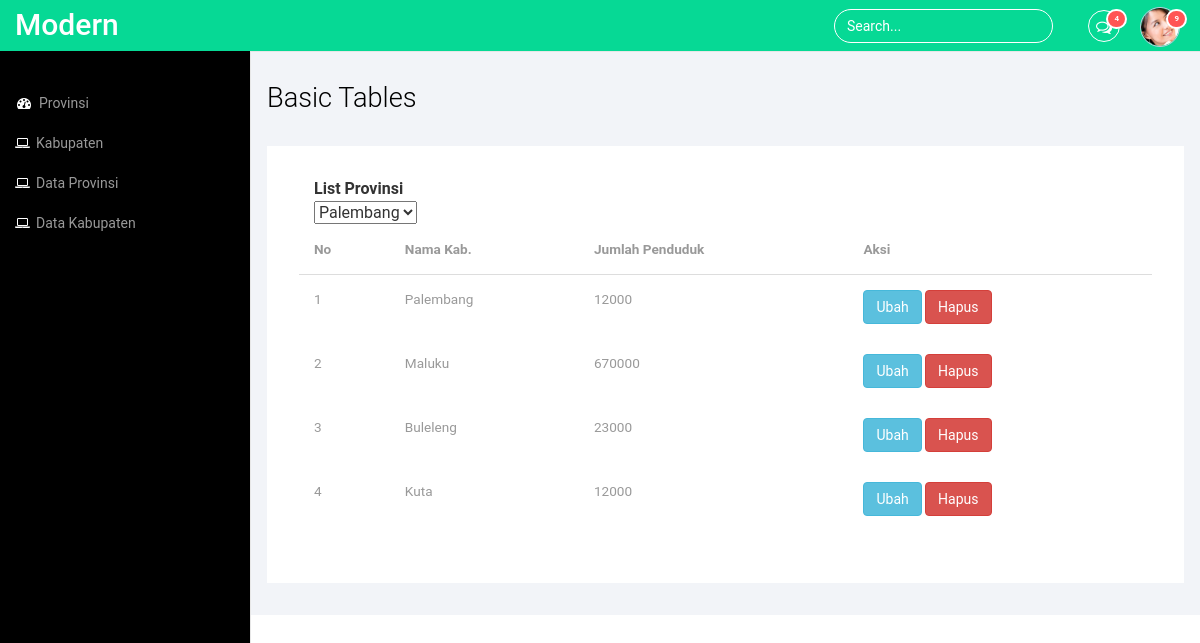
The page /index.php/hasilkab on the database its author committed.
### tables this page shows
CREATE TABLE `kabupaten` (
  `id_kabupaten` int(11) NOT NULL,
  `id_provinsi` int(11) NOT NULL,
  `nama_kabupaten` varchar(200) NOT NULL,
  `jumlah_penduduk` int(11) NOT NULL
);

### application/controllers/Hasilkab.php (called while the page is built, shortened)
<?php
class Hasilkab extends CI_Controller {
	public function __construct()
	{
		$this->load->model('M_hasilkab', 'hasilkab');
		$this->load->model('M_kabupaten','kabupaten');
	}
	public function index()
	{
		$data['kabupaten'] = $this->kabupaten->ambilKabupaten();
		$this->load->view('tabell_hasilkab', $data);
	}
}

### index.php (called while the page is built, shortened)
<?php
require_once BASEPATH.'core/CodeIgniter.php';

### application/models/M_kabupaten.php (called while the page is built, shortened)
<?php
class M_kabupaten extends CI_Model {
	public function ambilKabupaten()
	{
		return $this->db->get('kabupaten')->result();
	}
}

### application/views/tabell_hasilkab.php (the view, shortened to what this page needs)
<!DOCTYPE HTML>
<html>
<head>
<link href="<?=base_url()?>assets/css/bootstrap.min.css" rel='stylesheet' type='text/css' />
<link href="<?=base_url()?>assets/css/style.css" rel='stylesheet' type='text/css' />
<link href="<?=base_url()?>assets/css/font-awesome.css" rel="stylesheet">
</head>
<body>
<div id="wrapper">
        <nav class="top1 navbar navbar-default navbar-static-top" role="navigation" style="margin-bottom: 0">
            <div class="navbar-header">
                <a class="navbar-brand" href="<?=base_url()?>assets/index.html">Modern</a>
            </div>
            <ul class="nav navbar-nav navbar-right">
				<li class="dropdown">
	        		<a href="<?=base_url()?>assets/#" class="dropdown-toggle" data-toggle="dropdown" aria-expanded="false"><i class="fa fa-comments-o"></i><span class="badge">4</span></a>
	      		</li>
			    <li class="dropdown">
	        		<a href="<?=base_url()?>assets/#" class="dropdown-toggle avatar" data-toggle="dropdown"><img src="<?=base_url()?>assets/images/1.png" alt=""/><span class="badge">9</span></a>
	      		</li>
			</ul>
			<form class="navbar-form navbar-right">
              <input type="text" class="form-control" value="Search..." onfocus="this.value = '';" onblur="if (this.value == '') {this.value = 'Search...';}">
            </form>
            <div class="navbar-default sidebar" role="navigation">
                <div class="sidebar-nav navbar-collapse">
                    <ul class="nav" id="side-menu">
                        <li>
                            <a href="<?=base_url()?>index.php/provinsi"><i class="fa fa-dashboard fa-fw nav_icon"></i>Provinsi</a>
                        </li>
                        <li>
                            <a href="<?=base_url()?>index.php/kabupaten"><i class="fa fa-laptop nav_icon"></i>Kabupaten</a>
                        </li>
                        <li>
                            <a href="<?=base_url()?>index.php/hasil"><i class="fa fa-laptop nav_icon"></i>Data Provinsi</a>
                        </li>
                        <li>
                            <a href="<?=base_url()?>index.php/hasilkab"><i class="fa fa-laptop nav_icon"></i>Data Kabupaten</a>
                        </li>
                    </ul>
                </div>
            </div>
        </nav>
        <div id="page-wrapper">
        <div class="col-md-12 graphs">
	   <div class="xs">
  	 <h3>Basic Tables</h3>
   <div class="panel-body1">
	<div class="col-lg-7">
          <div class="card">
                <div class="card-header">
                    <strong class="card-title">List Provinsi</strong>
                </div>
                <div class="card-body">
                    <select id="select-province">
                        <?php foreach($kabupaten as $data) {?>
                            <option value="<?= $data->id_kabupaten?>"><?= $data->nama_kabupaten?></option>
                        <?php } ?>
                    </select>
                </div>
            </div>
        </div>
   <table class="table" >
     <thead>
        <tr>
          <th>No</th>
          <th>Nama Kab.</th>
		  <th>Jumlah Penduduk</th>
          <th>Aksi</th>
        </tr>
      </thead>
      <tbody id="">
        <?php $i = 0; foreach ($kabupaten as $data): $i++ ?>
      <tr>
        <td><?= $i ?></td>
        <td><?=$data->nama_kabupaten?> </td>
        <td><?=$data->jumlah_penduduk?> </td>
        <td>
          <a href="#edit" onclick="edit(<?=$data->id_kabupaten?>)" class="btn btn-info" data-toggle="modal">Ubah</a>
          <a href="<?=base_url('index.php/Hasil/hapus/'.$data->id_provinsi)?>" class="btn btn-danger" onclick="return confirm('Apakah anda yakin?')">Hapus</a>
        </td>
      </tr>
    <?php endforeach ?>
      </tbody>
    </table>
    </div>
  </div>
   </div>
      </div>
	</div>
<link href="<?=base_url()?>assets/css/custom.css" rel="stylesheet">
</body>
</html>

### assets/css/style.css (style rules this page uses)
h4, h5, h6, h1, h2, h3 { margin-top: 0; }
ul, ol { margin: 0; }
html, body { font-family: 'Roboto', sans-serif; font-size: 100%; background:#000; overflow-x: hidden; }
body a { transition:0.5s all; -webkit-transition:0.5s all; -moz-transition:0.5s all; -o-transition:0.5s all; -ms-transition:0.5s all; }
.navbar .navbar-nav li a { padding: 0 10px; line-height: 56px; position: relative; }
.navbar .navbar-nav li a i { border: 1px solid #fff; padding: 8px 0; width: 32px; text-align: center; -webkit-border-radius: 50em; -moz-border-radius: 50em; border-radius: 50em; color: #fff; height: 32px; }
.navbar .navbar-nav li .dropdown-toggle.avatar img { height: 40px; -webkit-border-radius: 50em; -moz-border-radius: 50em; border-radius: 50em; border: 1px solid #c0cadd; margin-top: -4px; }
.navbar .navbar-nav li a .badge { background: #ff5454; border: 2px solid white; position: absolute; top: 9px; right: 3px; font-size: 8px; line-height: 8px; padding: 4px 6px; -webkit-border-radius: 50em; -moz-border-radius: 50em; border-radius: 50em; min-width: 0; }
.navbar-default.sidebar { background-color: #000; font-family: 'Roboto', sans-serif; }
nav.top1.navbar.navbar-default.navbar-static-top { background-color:rgb(6, 217, 149); font-family: 'Roboto', sans-serif; }
.navbar-default .navbar-brand { color: #fff !important; font-size: 30px; font-weight: 500; }
.navbar-right { margin-right: 10px !important; }
.navbar-right li { display:inline-block; }
i.nav_icon { color: #fff; margin-right:6px; }
.sidebar ul li a { color: #999; font-size:14px; }
.form-control { background: none !important; border: 1px solid #fff !important; border-radius: 20px !important; box-shadow: none !important; }
.navbar-form.navbar-right input[type="text"] { color: #fff; }
form.navbar-form.navbar-right { margin:9px 0 0 0; }
ul.nav.navbar-nav.navbar-right { height: 51px; }
.sidebar-nav.navbar-collapse { margin: 2em 0 0 0; }
.graphs { padding: 2em 1em; background: #f2f4f8; font-family: 'Roboto', sans-serif; }
.xs h3, .widget_head { color:#000; font-size:1.7em; font-weight:300; margin-bottom: 1em; }
.table > thead > tr > th, .table > tbody > tr > th, .table > tfoot > tr > th, .table > thead > tr > td, .table > tbody > tr > td, .table > tfoot > tr > td { border-top: none !important; }
.panel-body1 { background: #fff; padding:2em; margin: 2em 0 0 0; }
span.badge { min-width: 3rem; padding: 2px 9px; text-align: center; font-size: 0.85; line-height: inherit; color: #fff; position: absolute; right:38px; -webkit-box-sizing: border-box; -moz-box-sizing: border-box; box-sizing: border-box; border-radius: 2px; }
.table > thead > tr > th, .table > tbody > tr > th, .table > tfoot > tr > th, .table > thead > tr > td, .table > tbody > tr > td, .table > tfoot > tr > td { font-size: 0.85em; color: #999; }
.table td, .table>tbody>tr>td, .table>tbody>tr>th, .table>tfoot>tr>td, .table>tfoot>tr>th, .table>thead>tr>td, .table>thead>tr>th { padding:15px !important; }
.table > thead > tr > th { border-bottom: 1px solid #ddd !important; }

### assets/css/custom.css (style rules this page uses)
#wrapper { width: 100%; }
#page-wrapper { min-height: 568px; background-color: #fff; }
@media (min-width:768px) { #page-wrapper { position: inherit; margin: 0 0 0 250px; border-left: 1px solid #e7e7e7; } }
.sidebar .sidebar-nav.navbar-collapse { padding-right: 0; padding-left: 0; }
@media (min-width:768px) { .sidebar { z-index: 1; position: absolute; width: 250px; margin-top: 51px; } }

### rows shown on the page
kabupaten: nama_kabupaten "Palembang", jumlah_penduduk "12000"
kabupaten: nama_kabupaten "Maluku", jumlah_penduduk "670000"
kabupaten: nama_kabupaten "Buleleng", jumlah_penduduk "23000"
kabupaten: nama_kabupaten "Kuta", jumlah_penduduk "12000"

### other values the page prints
form field value "Palembang"
